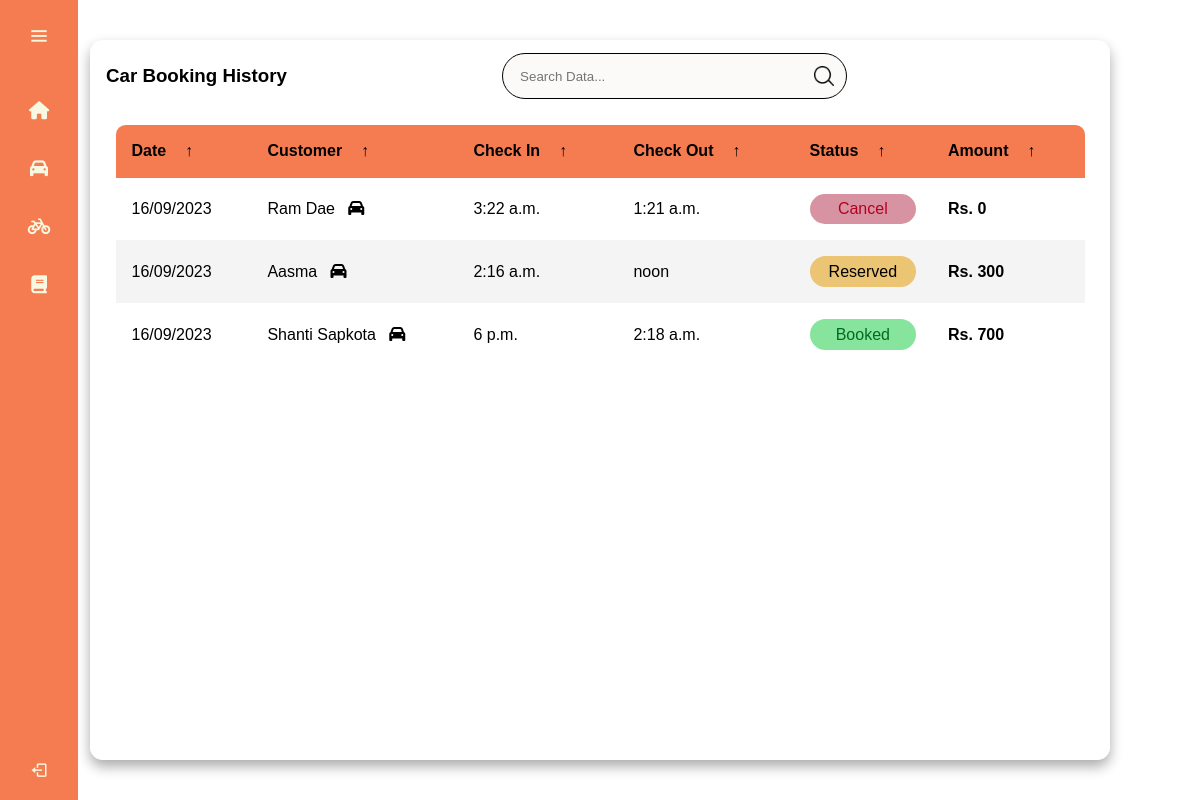
The app's page /owner/bookings/car (signed in), older data.
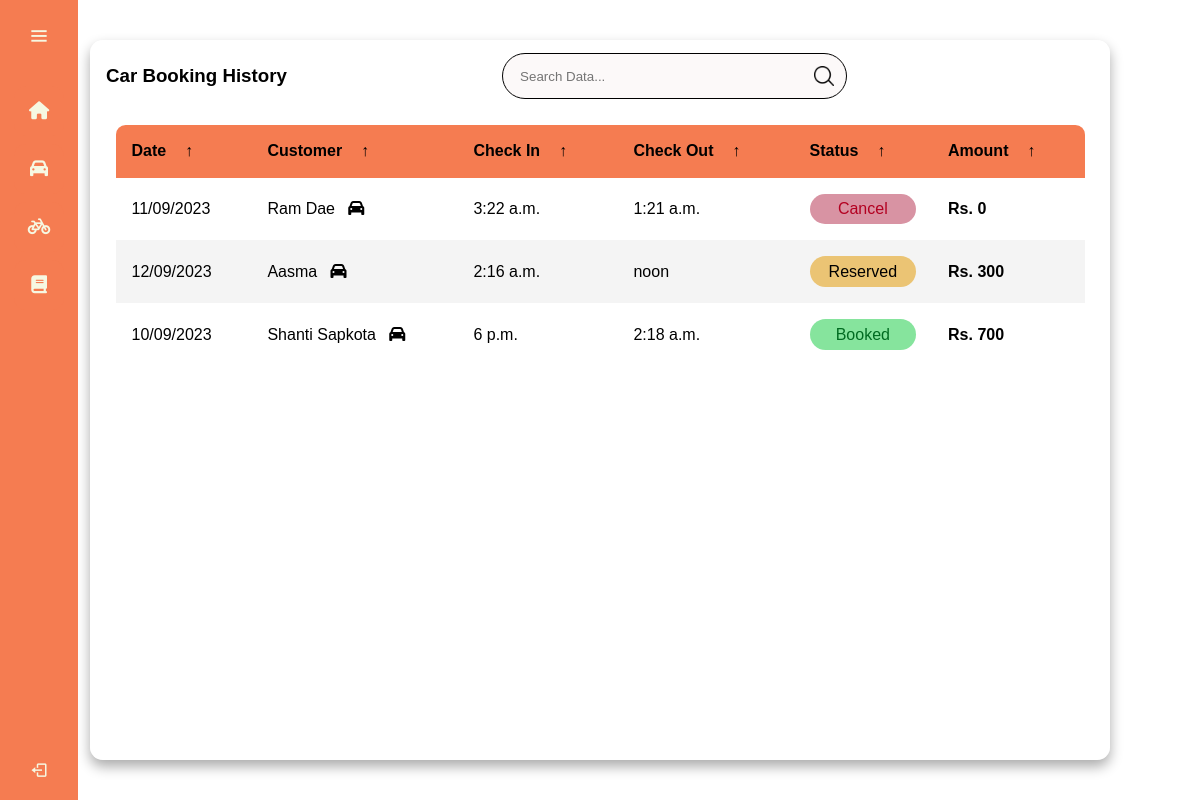
The same page, newer data.
### customer/models.py (models this page shows)
class Ticket(models.Model):
    parking_code = models.CharField(max_length=255, null=True, blank=True)
    code = models.CharField(max_length=255, null=True, blank=True)
    username = models.CharField(max_length=50,default="dibas")
    bookedSeat = models.CharField(max_length=10,default="")
    vehicle_type = models.CharField(max_length=255, null=True, blank=True)
    payment = models.BooleanField(default=False)
    amount = models.IntegerField(default=0)
    qr_code = models.ImageField(upload_to=upload_qr, null=True, blank=True)
    fine = models.IntegerField(null=True, blank=True)
    departureTime = models.TimeField(default='00:00:00')
    arrivalTime = models.TimeField(default='00:00:00')
    departureDate = models.DateField(null=True, blank=True)
    status = models.CharField(max_length=255, null=True, blank=True)
    vehicleID = models.CharField(max_length=50)
    booked_date = models.DateTimeField(null=True, blank=True)
    def __str__(self):
        return self.code

### open_park/views.py (the view)
# urls.py: path('bookings/car', views.my_car_bookings, name="my_car_bookings"),
def my_car_bookings(request):
    if request.user.is_authenticated and request.user.is_staff:
        owner_parking_codes = Parking.objects.filter(
            owner=request.user).values_list('code', flat=True)
        print(owner_parking_codes)
        parking_tickets = Ticket.objects.filter(
            parking_code__in=owner_parking_codes, vehicle_type='Car')
        print(parking_tickets)
    else:
        return redirect('login')
    return render(request, 'open_park/car.html', {'parking_tickets': parking_tickets})

### open_park/templates/open_park/car.html (shortened to what this page needs)
{% load static %}
<!DOCTYPE html>
<html lang="en">
<head>
  <link href='https://unpkg.com/boxicons@2.0.7/css/boxicons.min.css' rel='stylesheet'>
  <link rel="stylesheet" href="{% static 'owner/css/main.css' %}">
  <link rel="stylesheet" href="{% static 'owner/css/carbike.css' %}">
</head>
</head>
<body>
  <body>
    <div class="sidebar">
      <div class="logo-details">
        <i class='bx bx-menu' id="btn"></i>
      </div>
      <ul class="nav-list">
        <li>
          <a href="{% url 'owner_dashboard' %}">
            <i class="fa-sharp fa-solid fa-house"></i>
          </a>
        </li>
        <li>
          <a href="{% url 'my_car_bookings' %}">
            <i class="fa-solid fa-car"></i>
          </a>
        </li>
        <li>
          <a href="{% url 'my_bike_bookings' %}">
            <i class="fa-solid fa-bicycle"></i>
          </a>
        </li>
        <li>
          <a href="{% url 'my_active_bookings' %}">
            <i class="fa-solid fa-book"></i>
          </a>
        </li>
        <li class="profile">
          <div class="profile-details">
            <div class="profileimg">  </div>
            <div class="name_job">
              <div class="name">Ram</div>
            </div>
          </div>
          <i class='bx bx-log-out' id="log_out"></i>
        </li>
      </ul>
    </div>
    <section class="car-section">
      <main class="table">
        <section class="table__header">
          <h1>Car Booking History</h1>
          <div class="input-group">
            <input type="search" placeholder="Search Data...">
            <img src="{% static 'owner/img/search.png' %}" alt="">
          </div>
          <div class="export__file">
            <label for="export-file" class="export__file-btn" title="Export File"></label>
          </div>
        </section>
        <section class="table__body">
          <table>
            <thead>
              <tr>
                <th> Date <span class="icon-arrow">&UpArrow;</span></th>
                <th> Customer <span class="icon-arrow">&UpArrow;</span></th>
                <th> Check In <span class="icon-arrow">&UpArrow;</span></th>
                <th> Check Out <span class="icon-arrow">&UpArrow;</span></th>
                <th> Status <span class="icon-arrow">&UpArrow;</span></th>
                <th> Amount <span class="icon-arrow">&UpArrow;</span></th>
              </tr>
            </thead>
            <tbody>
              {% for ticket in parking_tickets %}
              <tr>
                <td>{{ticket.booked_date|date:"d/m/Y"}} </td>
                <td>{{ticket.username}} &nbsp; <i class="fa-solid fa-car"></i> </td>
                <td> {{ticket.arrivalTime}}</td>
                <td> {{ticket.departureTime}} </td>
                {% if ticket.status == 'Cancel'%}
                <td>
                  <p class="status cancelled">{{ticket.status}}</p>
                </td>
                {% elif ticket.status == "Reserved"%}
                <td>
                  <p class="status pending">Reserved</p>
                </td>
                {% elif ticket.status == "Booked"%}
                <td>
                  <p class="status delivered">Booked</p>
                </td>
                {% endif %}
                <td> <strong>Rs. {{ticket.amount}}</strong></td>
              </tr>
              {% endfor %}
            </tbody>
          </table>
        </section>
      </main>
    </section>
  </body>
</body>
</html>

### static/owner/css/main.css (style rules this page uses)
* { margin: 0; padding: 0; box-sizing: border-box; font-family: "Poppins" , sans-serif; }
.sidebar { position: fixed; left: 0; top: 0; height: 100%; width: 78px; background: #F57C51; padding: 6px 14px; z-index: 99; transition: all 0.5s ease; }
.sidebar .logo-details { height: 60px; display: flex; align-items: center; position: relative; }
.sidebar .logo-details #btn { position: absolute; top: 50%; right: 0; transform: translateY(-50%); font-size: 22px; transition: all 0.4s ease; font-size: 23px; text-align: center; cursor: pointer; transition: all 0.5s ease; }
.sidebar i { color: #F6F8E2; height: 60px; min-width: 50px; font-size: 28px; text-align: center; line-height: 60px; }
.sidebar .nav-list { margin-top: 20px; height: 100%; }
.sidebar li { position: relative; margin: 8px 0; list-style: none; }
.sidebar li a { display: flex; height: 100%; width: 100%; border-radius: 12px; align-items: center; text-decoration: none; transition: all 0.4s ease; background:#F57C51; }
.sidebar li i { height: 50px; line-height: 50px; font-size: 18px; border-radius: 12px; }
.sidebar li.profile { position: fixed; height: 60px; width: 78px; left: 0; bottom: -8px; padding: 10px 14px; background: #F57C51; transition: all 0.5s ease; overflow: hidden; }
.sidebar li .profile-details { display: flex; align-items: center; flex-wrap: nowrap; }
.sidebar li.profile .name, .sidebar li.profile .job { font-size: 15px; font-weight: 400; color: #F6F8E2; white-space: nowrap; }
.sidebar .profile #log_out { position: absolute; top: 50%; right: 0; transform: translateY(-50%); background: #F57C51; width: 100%; height: 60px; line-height: 60px; border-radius: 0px; transition: all 0.5s ease; }

### static/owner/css/carbike.css (style rules this page uses)
* { margin: 0; padding: 0; box-sizing: border-box; font-family: sans-serif; }
body { min-height: 100vh; background: white; display: flex; justify-content: center; align-items: center; }
main.table { width: 85vw; height: 90vh; background-color: #fff5; backdrop-filter: blur(7px); box-shadow: 0 .4rem .8rem #0005; border-radius: .8rem; overflow: hidden; }
.table__header { width: 100%; height: 10%; background-color: #fff4; padding: .8rem 1rem; display: flex; justify-content: space-between; align-items: center; }
.table__header .input-group { width: 35%; height: 100%; background-color: rgba(246, 236, 236, 0.333); border: solid 0.5px; padding: 0 .8rem; border-radius: 2rem; display: flex; justify-content: center; align-items: center; transition: .2s; }
.table__header .input-group img { width: 1.2rem; height: 1.2rem; }
.table__header .input-group input { width: 100%; padding: 0 .5rem 0 .3rem; background-color: transparent; border: none; outline: none; }
.table__body { width: 95%; max-height: calc(89% - 1.6rem); background-color: #fff; margin: .8rem auto; border-radius: .6rem; overflow: auto; overflow: overlay; }
table { width: 100%; }
table, th, td { border-collapse: collapse; padding: 1rem; text-align: left; }
thead th { position: sticky; top: 0; left: 0; background-color: #F57C51; cursor: pointer; text-transform: capitalize; }
tbody tr:nth-child(even) { background-color: #0000000b; }
tbody tr { --delay: .1s; transition: .5s ease-in-out var(--delay), background-color 0s; }
tbody tr td, tbody tr td p, tbody tr td img { transition: .2s ease-in-out; }
.status { padding: .4rem 0; border-radius: 2rem; text-align: center; }
.status.delivered { background-color: #86e49d; color: #006b21; }
.status.cancelled { background-color: #d893a3; color: #b30021; }
.status.pending { background-color: #ebc474; }
thead th span.icon-arrow { display: inline-block; width: 1.3rem; height: 1.3rem; border-radius: 50%; border: 1.4px solid transparent; text-align: center; font-size: 1rem; margin-left: .5rem; transition: .2s ease-in-out; }
.export__file { position: relative; }

Row changes from the older to the newer data that the page shows:
changed Ticket "Ram Dae": booked_date "16/09/2023" → "11/09/2023"
changed Ticket "Aasma": booked_date "16/09/2023" → "12/09/2023"
changed Ticket "Shanti Sapkota": booked_date "16/09/2023" → "10/09/2023"
